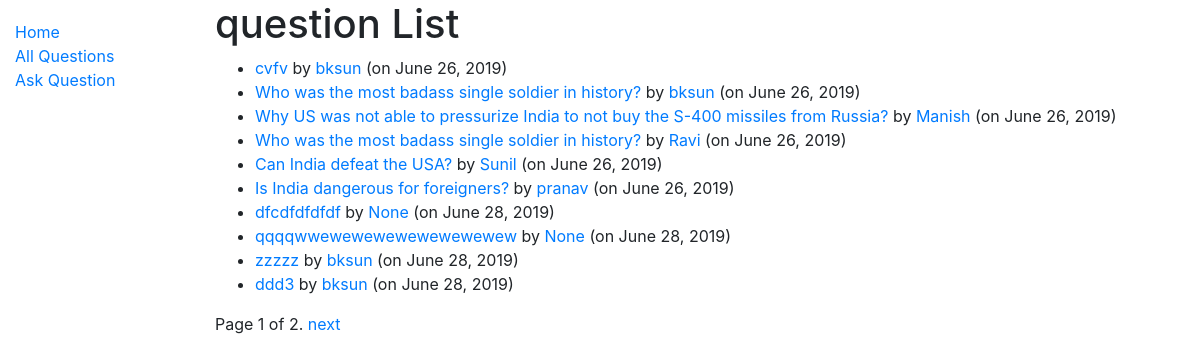
The page /myquora/questions/ on the database its author committed.
### myquora/models.py (models this page shows, shortened)
class Question(models.Model):
    author = models.ForeignKey(Author, on_delete=models.SET_NULL, null=True)
    question_text = models.TextField(max_length=1000, help_text='Enter your question in brief∂')
    date_created = models.DateField(null=True, default=datetime.now())
    date_updated = models.DateField(null=True, default=datetime.now())
    def get_absolute_url(self):
        print('Building absolute URLs...')
        print([str(self.id)])
        return reverse('question-detail', args=[str(self.id)])

class Author(models.Model):
    user = models.ForeignKey(User, on_delete=models.CASCADE)
    email = models.EmailField(max_length=70,blank=True)
    date_created = models.DateField(null=True, default=datetime.now())
    credits =  models.IntegerField(default=0)
    def get_absolute_url(self):
        return reverse('author-detail', args=[str(self.id)])
    def __str__(self):
        return f'{self.user.username}'

### myquora/views.py (the view)
# urls.py: path('questions/', views.QuestionListView.as_view(), name='questions'),
class QuestionListView(generic.ListView):
    model = Question
    paginate_by = 10

### myquora/templates/myquora/question_list.html
{% extends "base_generic.html" %}
{% block content %}
  <h1>question List</h1>
  {% if question_list %}
  <ul>
    {% for question in question_list %}
      <li>
        <a href="{{ question.get_absolute_url }}">{{ question.question_text }}</a> by
        <a href="{{ question.author.get_absolute_url }}"> {{question.author}} </a>
        (on {{question.date_updated}})
      </li>
    {% endfor %}
  </ul>
  {% else %}
    <p>There are no questions in the library.</p>
  {% endif %}
{% endblock %}

### rows shown on the page
Question: question_text "cvfv", author "bksun", date_updated "June 26, 2019"
Question: question_text "Who was the most badass single soldier in history?", author "bksun", date_updated "June 26, 2019"
Question: question_text "Why US was not able to pressurize India to not buy the S-400 missiles from Russia?", author "Manish", date_updated "June 26, 2019"
Question: question_text "Who was the most badass single soldier in history?", author "Ravi", date_updated "June 26, 2019"
Question: question_text "Can India defeat the USA?", author "Sunil", date_updated "June 26, 2019"
Question: question_text "Is India dangerous for foreigners?", author "pranav", date_updated "June 26, 2019"
Question: question_text "dfcdfdfdfdf", author "None", date_updated "June 28, 2019"
Question: question_text "qqqqwwewewewewewewewewew", author "None", date_updated "June 28, 2019"
Question: question_text "zzzzz", author "bksun", date_updated "June 28, 2019"
Question: question_text "ddd3", author "bksun", date_updated "June 28, 2019"

### other values the page prints
{{ page_obj.number }} "1"
{{ page_obj.paginator.num_pages }} "2"
